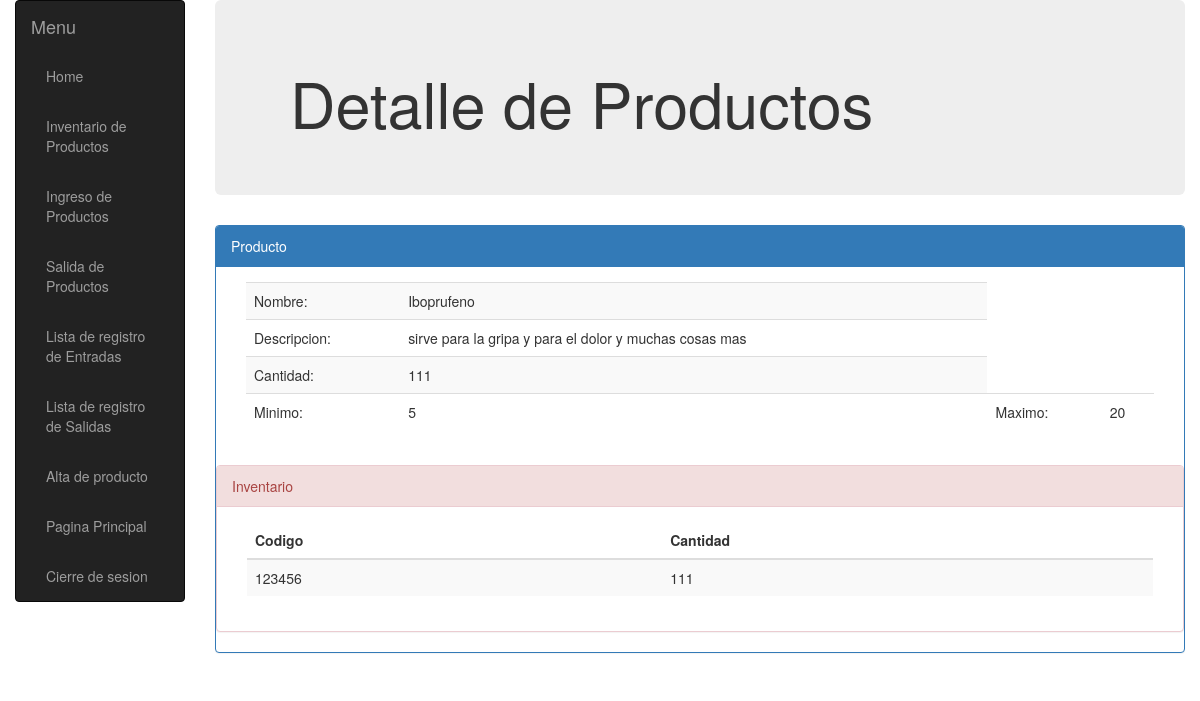
Page /almacen/producto/d2e8194b-5347-4d4b-a58f-170696d5fff5/detalle (signed in) on the committed database.
### almacen/models.py (models this page shows, shortened)
class Producto(models.Model):
    id = models.UUIDField(primary_key=True, default=uuid.uuid4, help_text="ID único para este producto")
    nombre = models.CharField(max_length=200)
    descripcion = models.TextField(max_length=1000,  help_text="Ingrese una breve descripción del producto")
    minimo = models.IntegerField(default=0)
    maximo = models.IntegerField(default=0)

class Inventario(models.Model):
    producto=models.ForeignKey('Producto', on_delete=models.CASCADE, null=True)
    cantidad=models.IntegerField(default=0)
    codigob = models.CharField(max_length=200)

### almacen/views.py (the view, shortened to what this page needs)
# urls.py: url(r'^producto/(?P<id>[-\w]+)/detalle',views.ProductoDetalle, name='producto-detail'),
@login_required(login_url='/accounts/login/')
def ProductoDetalle(request,id=id):
    if request.method == 'GET':
        busproducto = request.GET.get('id')
        producto_det = Producto.objects.filter(id=id).annotate(Cant_total=Sum('inventario__cantidad'))
        inventario_det = Inventario.objects.filter(producto=id)
        return render(
            request, 'producto_detail.html',
            {'producto': producto_det, 'inventario':inventario_det}
        )

### almacen/templates/producto_detail.html
{% extends "base_generic.html" %}
{% block content %}
<div class="jumbotron">
    <div class="container">
<h1>Detalle de Productos</h1>
    </div>
</div>
<div class="panel panel-primary">
    <div class="panel-heading">Producto</div>
        <div class="panel-body">
            <div class="container-fluid">
                 <table class="table table-striped table-sm" id="my_salida">
                    <tbody id="my_registro">
                   {% for productod in producto %}
                        <tr>
                            <td>Nombre: </td>
                            <td>{{productod.nombre}}</td>
                        </tr>
                        <tr>
                            <td>Descripcion: </td>
                            <td>{{productod.descripcion}}</td>
                        </tr>
                        <tr>
                            <td>Cantidad: </td>
                            <td>{{productod.Cant_total}}</td>
                        </tr>
                        <tr>
                            <td>Minimo: </td>
                            <td> {{productod.minimo}}</td>
                            <td>Maximo: </td>
                            <td> {{productod.maximo}}</td>
                        </tr>
            {% endfor %}
        </tbody>
    </table>
</div>
</div>
<div class="panel panel-danger">
    <div class="panel-heading">Inventario</div>
        <div class="panel-body">
<div class="container-fluid">
    <table class="table table-striped table-sm" id="my_salida">
        <thead>
            <tr>
                <th>Codigo</th>
                <th>Cantidad</th>
            </tr>
        </thead>
        <tbody id="my_registro">
            {% for inventariod in inventario %}
            <tr>
                <td>{{inventariod.codigob}}</td>
                <td>{{inventariod.cantidad}}</td>
            </tr>
            {% endfor %}
        </tbody>
    </table>
</div>
</div>
</div>
</div>
{% endblock %}

### rows in the picture
Producto: nombre "Iboprufeno", descripcion "sirve para la gripa y para el dolor y muchas cosas mas", Cant_total "111", minimo "5", maximo "20"
Inventario: codigob "123456", cantidad "111"
